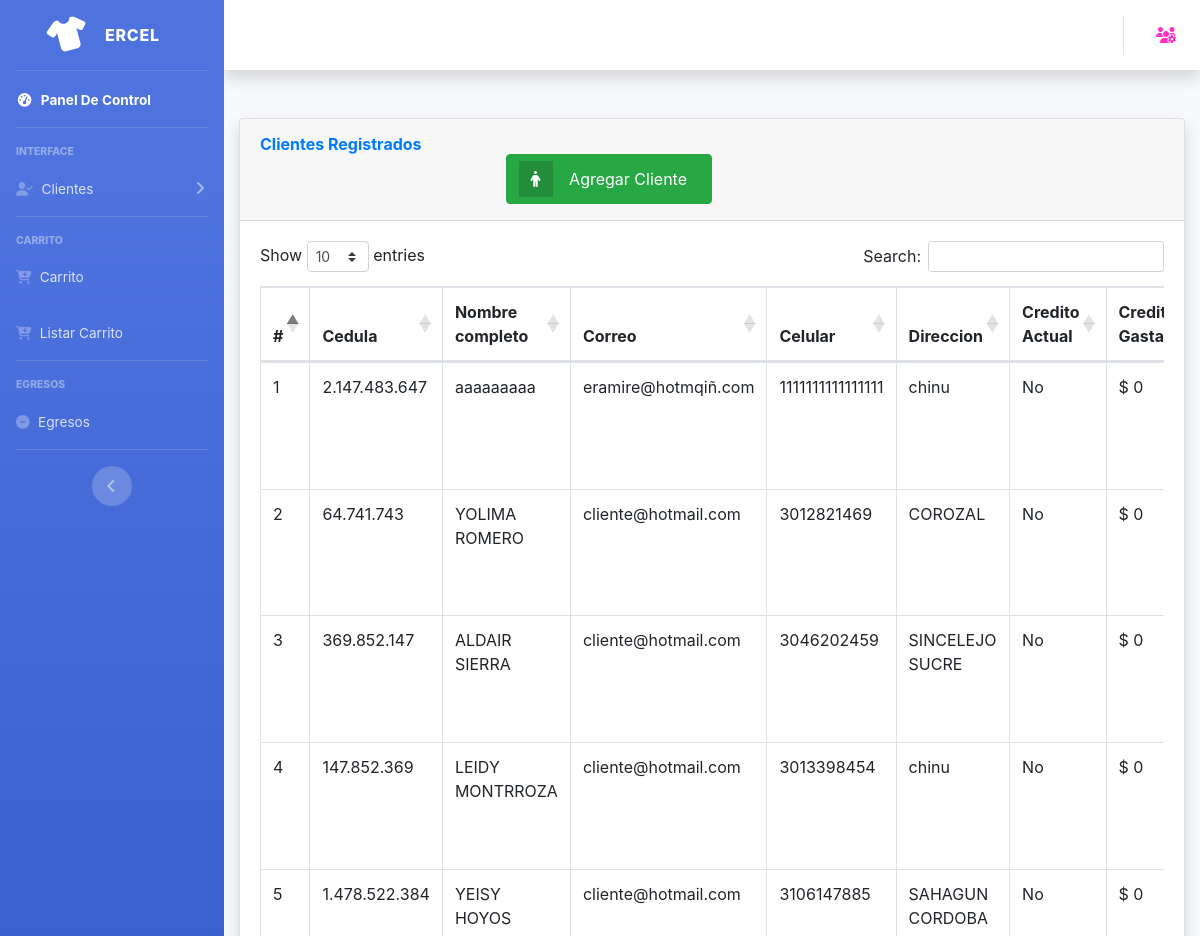
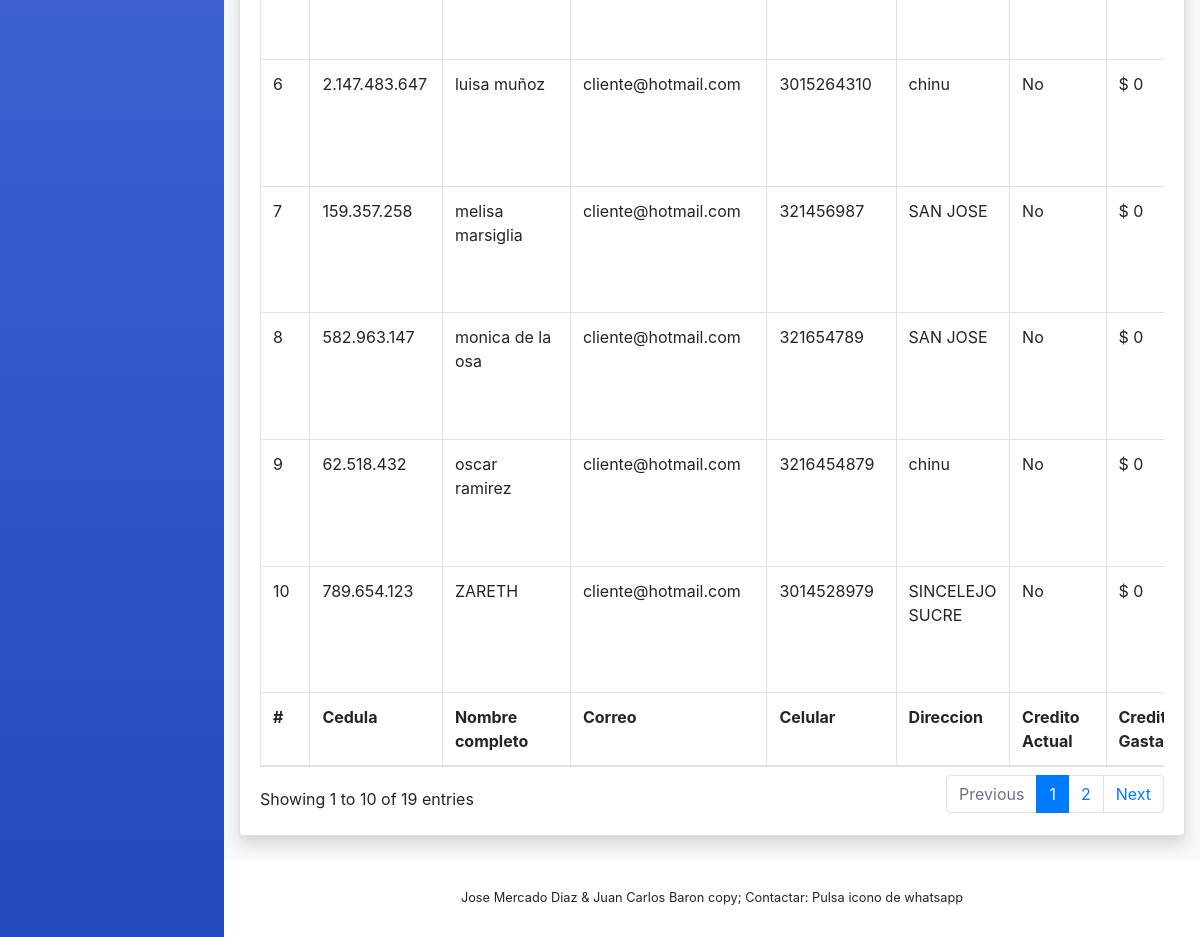
Page /listaClientes.php on the committed database (2 pictures, top to bottom).
### tables this page shows
CREATE TABLE `clientes` (
  `id` int(11) NOT NULL,
  `nombre` text NOT NULL,
  `cedula` int(11) NOT NULL,
  `correo` varchar(200) NOT NULL,
  `direccion` varchar(200) NOT NULL,
  `celular` varchar(100) NOT NULL
);

### model/conexion.php (called while the page is built, shortened)
<?php
class Conexion{
	public function ejecutar($query){
		$mysqli = new mysqli('127.0.0.1', 'root', '', 'ercel');
		$mysqli->set_charset("utf8");
		return $mysqli->query($query);
	}
}
?>

### model/data.php (called while the page is built, shortened)
<?php
require_once "conexion.php";
class Data {
    private $con;
	public function __construct(){
		$this->con = new Conexion();
	}
	public function getClientes(){
		$clientes = array();
		$query = "SELECT * from clientes ORDER BY id desc";
		$res = $this->con->ejecutar($query);
		while($reg = $res->fetch_object()){
			$cli = new Cliente();
			$cli->id = $reg->id;
			$cli->nombre = $reg->nombre;
			$cli->cedula = $reg->cedula;
			$cli->correo = $reg->correo;
            $cli->direccion = $reg->direccion;
            $cli->celular = $reg->celular;
			array_push($clientes, $cli);
		}
		return $clientes;
	}
}

### listaClientes.php (the view, shortened to what this page needs)
<?php
require_once "model/data.php";
$d = new Data();
$clientes = $d->getClientes();
?>
<?php
include 'header.php';
?>
<div class="container-fluid">
  <div class="card shadow mb-4">
    <div class="card-header py-3">
      <h6 class="m-0 font-weight-bold text-primary">Clientes Registrados</h6>
      <span style='display:block; width:50%; text-align: right;'><button id="btn-abrir-popup" class="btn btn-success btn-icon-split btn-abrir-popup">
          <span class="icon text-white-30">
            <i class="fas fa-male"></i>
          </span>
          <span class="text">Agregar Cliente</span>
        </button></span>
    </div>
    <div class="card-body">
      <div class="table-responsive">
        <table class="table table-bordered" id="dataTable" width="100%" cellspacing="0">
          <thead>
            <tr>
              <th>#</th>
              <th>Cedula</th>
              <th>Nombre completo</th>
              <th>Correo</th>
              <th>Celular</th>
              <th>Direccion</th>
              <th>Credito Actual</th>
              <th>Credito Gastado</th>
            </tr>
          </thead>
          <tfoot>
            <tr>
              <th>#</th>
              <th>Cedula</th>
              <th>Nombre completo</th>
              <th>Correo</th>
              <th>Celular</th>
              <th>Direccion</th>
              <th>Credito Actual</th>
              <th>Credito Gastado</th>
            </tr>
          </tfoot>
          <tbody>
            <?php
            $creditostodos = $d->getTodosCreditos();
            $contador = 0;
            foreach ($clientes as $cli) {
              $contador++;
              $monto = "No";
              $gastado = 0;
              foreach ($creditostodos as $creditos) {
                if ($creditos->cliente == $cli->cedula) {
                  $classdisabledcredito = "disabled";
                  $monto = "Si";
                  $gastado = $creditos->gastado;
                }
                else {
                  $classdisabledcredito = "enabled";
                }
              }
              if (!isset($creditos->gastado)) {
                $gastado = 0;
              }
            ?>
              <tr>
                <td > <?php echo $contador   ?></td>
                <td > <?php echo number_format($cli->cedula, 0, '', '.')   ?></td>
                <td > <?php echo  $cli->nombre  ?></td>
                <td> <?php echo  $cli->correo  ?></td>
                <td > <?php echo $cli->celular   ?></td>
                <td> <?php echo $cli->direccion  ?></td>
                <td>
                <?php echo $monto?>
                </td>
                <td>
                  $ <?php echo number_format($gastado, 0, '', '.') ?>
                </td>
              </tr>
          <div class="modal fade " id="exampleModalBorrar<?php echo $cli->id; ?>" tabindex="-1" role="dialog" aria-labelledby="exampleModalLabel" aria-hidden="true">
          <?php
            }
          ?>
          </tbody>
        </table>
      </div>
    </div>
  </div>
</div>
<?php
include 'footer.php';
?>
<link rel="stylesheet" href="https://use.fontawesome.com/releases/v5.5.0/css/all.css">
<link rel="stylesheet" href="estilos.css">
<link rel="stylesheet" href="CSS2/bootstrap.min.css">
<link rel="stylesheet" href="CSS2/bootstrap-grid.min.css">

### estilos.css (style rules this page uses)
* { padding: 0; margin: 0; box-sizing:border-box; }
body { background: #fff; font-family: 'Open Sans', sans-serif; }

### rows in the picture
clientes: cedula "2.147.483.647", nombre "aaaaaaaaa", correo "eramire@hotmqiñ.com", celular "1111111111111111", direccion "chinu", monto "No", gastado "0"
clientes: cedula "64.741.743", nombre "YOLIMA ROMERO", correo "cliente@hotmail.com", celular "3012821469", direccion "COROZAL", monto "No", gastado "0"
clientes: cedula "369.852.147", nombre "ALDAIR SIERRA", correo "cliente@hotmail.com", celular "3046202459", direccion "SINCELEJO SUCRE", monto "No", gastado "0"
clientes: cedula "147.852.369", nombre "LEIDY MONTRROZA", correo "cliente@hotmail.com", celular "3013398454", direccion "chinu", monto "No", gastado "0"
clientes: cedula "1.478.522.384", nombre "YEISY HOYOS", correo "cliente@hotmail.com", celular "3106147885", direccion "SAHAGUN CORDOBA", monto "No", gastado "0"
clientes: cedula "2.147.483.647", nombre "luisa muñoz", correo "cliente@hotmail.com", celular "3015264310", direccion "chinu", monto "No", gastado "0"
clientes: cedula "159.357.258", nombre "melisa marsiglia", correo "cliente@hotmail.com", celular "321456987", direccion "SAN JOSE", monto "No", gastado "0"
clientes: cedula "582.963.147", nombre "monica de la osa", correo "cliente@hotmail.com", celular "321654789", direccion "SAN JOSE", monto "No", gastado "0"
clientes: cedula "62.518.432", nombre "oscar ramirez", correo "cliente@hotmail.com", celular "3216454879", direccion "chinu", monto "No", gastado "0"
clientes: cedula "789.654.123", nombre "ZARETH", correo "cliente@hotmail.com", celular "3014528979", direccion "SINCELEJO SUCRE", monto "No", gastado "0"
